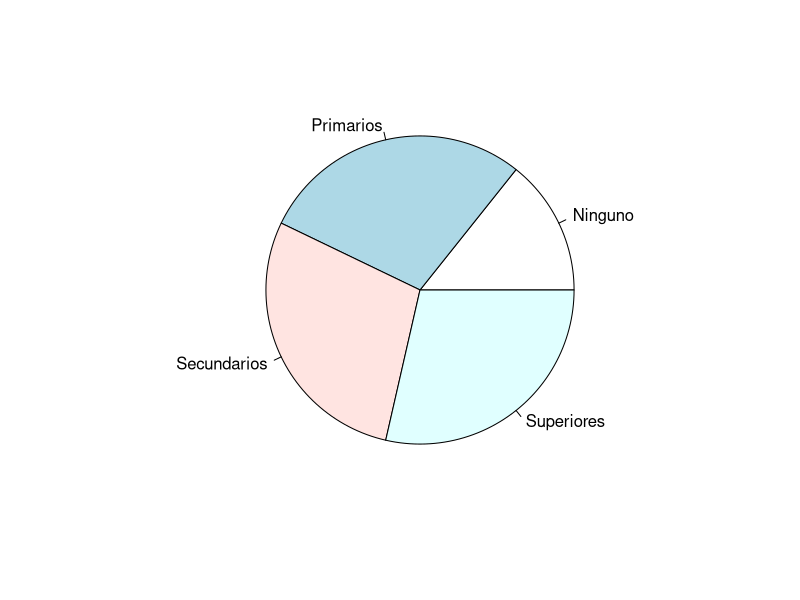
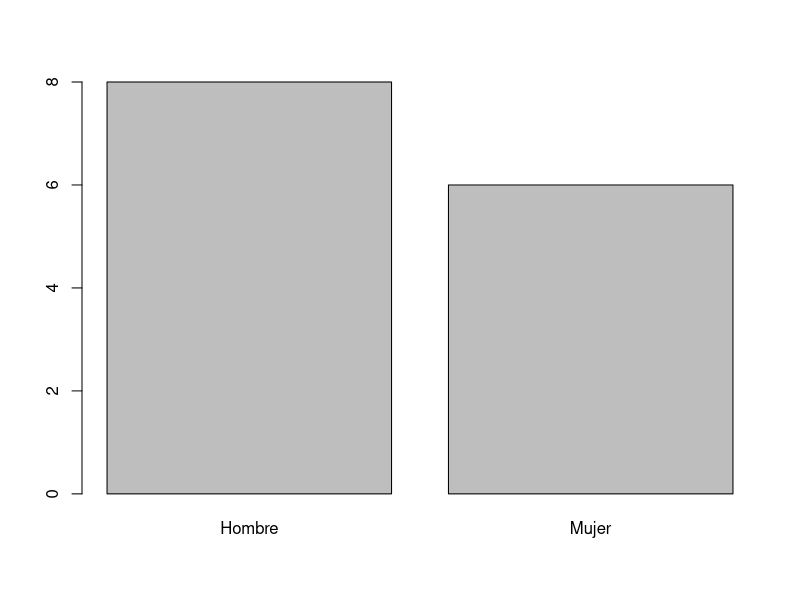
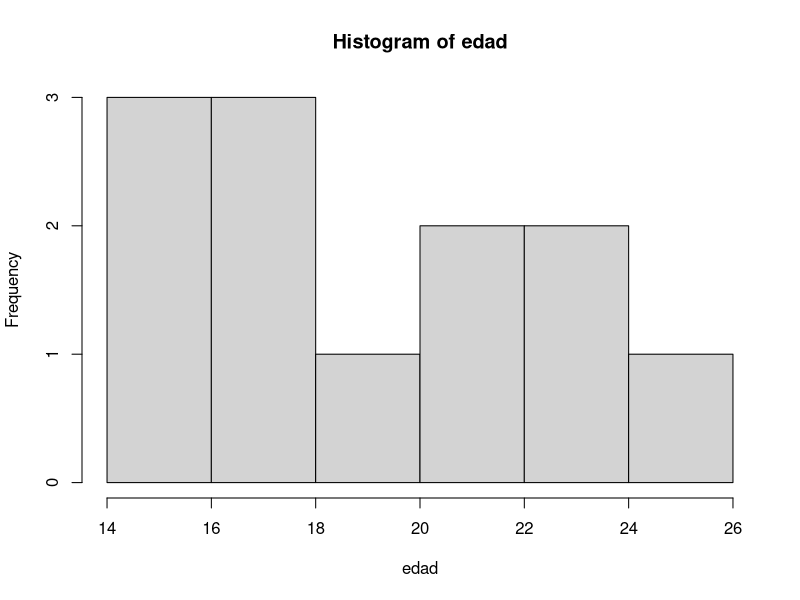
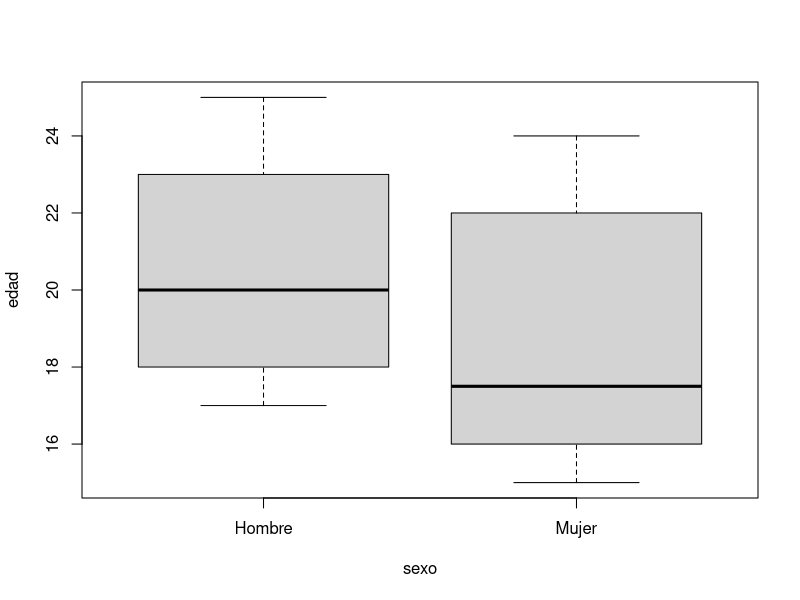

Reproduce these figures in R, in order.
# EJERCICIO  1

#1. INTRODUCIR DATOS Y CREAR OBJETOS CON METADATOS

edad<-c(18,19,NA,18,24,17,22,15,22,25,NA,16,23,16)
sexo<-c(0,1,0,0,1,0,0,1,1,0,0,1,0,1)
estudios<-c(1,2,0,1,3,2,3,1,2,3,1,2,3,0)
View(edad)
sexo<-factor(sexo, levels=c(0,1), labels=c("Hombre","Mujer"))
View(sexo)
estudios<-factor(estudios, levels=c(0,1,2,3),labels=c("Ninguno", "Primarios", "Secundarios", "Superiores"))
View(estudios)

#2. ESTUDIAR LOS DATOS: TABLA DE FRECUENCIAS UNIDIMENSIONALES

table(edad)
prop.table(table(edad))
table(edad,useNA="ifany") #Apareecen los Na

#3.ESTUDIAR LOS DATOS:  TABLA DE REFERENCIAS CRUZADAS

table(estudios,sexo)
prop.table(table(estudios,sexo))
prop.table(table(estudios,sexo),1)
prop.table(table(estudios,sexo),2)

#4. ESTUDIAR LOS DATOS: SIMPLIFICACAR USANDO OBJETOS DE ALMACENAMIENTO

t<-table(estudios,sexo)
View(t)
prop.table(t)
prop.table(t,1)
prop.table(t,2)

#5. AGRUPAR DATOS PARA VARIABLES CONTINUAS

range(edad)
range(edad,na.rm=TRUE)
nc<-nclass.Sturges(edad)  # N. de intervalos+1 (limites)
nc
lc<-seq(15,25,length=nclass.Sturges(edad))  # Limites de los intervalos-clases
lc


#6. CONSTRUIR INTERVALOS CON cut():

#?cut

intervalosEdad<-cut(edad,breaks=seq(15,25,length=nc),include.lowest=TRUE)
intervalosEdad # Se muestran los intervalos de edad, uno correspondiente a cada edad observada
edad
tintervalos<-table(intervalosEdad)
tintervalos

#7. ESTADISTICOS DESCRIPTIVOS

mean(edad,na.rm=TRUE)
sd(edad,na.rm=TRUE)
summary(edad)
summary(estudios)
summary(sexo)
misDatos<-data.frame(edad,estudios,sexo)
misDatos
View(misDatos)
summary(misDatos)

#8. DATOS AGREGADOS POR GRUPOS

aggregate(edad,by=list(sexo),mean)

aggregate(edad,by=list(sexo),mean,na.rm=TRUE)

?aggregate
  
#9. REPRESENTACIONES GRAFICAS
#help(pie)
pie(table(estudios))
#help(barplot)
barplot(table(sexo))
#help(hist)
hist(edad)
#help(boxplot)
boxplot(edad~sexo)


